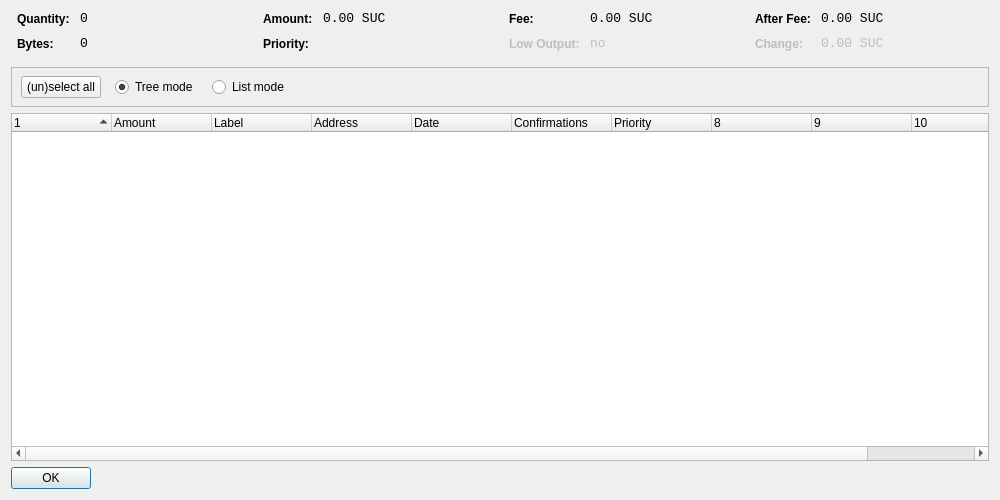
<?xml version="1.0" encoding="UTF-8"?>
<ui version="4.0">
 <class>CoinControlDialog</class>
 <widget class="QDialog" name="CoinControlDialog">
  <property name="geometry">
   <rect>
    <x>0</x>
    <y>0</y>
    <width>1000</width>
    <height>500</height>
   </rect>
  </property>
  <property name="windowTitle">
   <string>Coin Control</string>
  </property>
  <layout class="QVBoxLayout" name="verticalLayout">
   <item>
    <layout class="QHBoxLayout" name="horizontalLayoutTop" stretch="0,0,0,0">
     <property name="topMargin">
      <number>0</number>
     </property>
     <property name="bottomMargin">
      <number>10</number>
     </property>
     <item>
      <layout class="QFormLayout" name="formLayoutCoinControl1">
       <property name="horizontalSpacing">
        <number>10</number>
       </property>
       <property name="verticalSpacing">
        <number>10</number>
       </property>
       <property name="leftMargin">
        <number>6</number>
       </property>
       <property name="rightMargin">
        <number>6</number>
       </property>
       <item row="0" column="0">
        <widget class="QLabel" name="labelCoinControlQuantityText">
         <property name="styleSheet">
          <string notr="true">font-weight:bold;</string>
         </property>
         <property name="text">
          <string>Quantity:</string>
         </property>
        </widget>
       </item>
       <item row="0" column="1">
        <widget class="QLabel" name="labelCoinControlQuantity">
         <property name="font">
          <font>
           <family>Monospace</family>
           <pointsize>10</pointsize>
          </font>
         </property>
         <property name="cursor">
          <cursorShape>IBeamCursor</cursorShape>
         </property>
         <property name="contextMenuPolicy">
          <enum>Qt::ActionsContextMenu</enum>
         </property>
         <property name="text">
          <string notr="true">0</string>
         </property>
         <property name="textInteractionFlags">
          <set>Qt::LinksAccessibleByMouse|Qt::TextSelectableByKeyboard|Qt::TextSelectableByMouse</set>
         </property>
        </widget>
       </item>
       <item row="1" column="0">
        <widget class="QLabel" name="labelCoinControlBytesText">
         <property name="styleSheet">
          <string notr="true">font-weight:bold;</string>
         </property>
         <property name="text">
          <string>Bytes:</string>
         </property>
        </widget>
       </item>
       <item row="1" column="1">
        <widget class="QLabel" name="labelCoinControlBytes">
         <property name="font">
          <font>
           <family>Monospace</family>
           <pointsize>10</pointsize>
          </font>
         </property>
         <property name="cursor">
          <cursorShape>IBeamCursor</cursorShape>
         </property>
         <property name="contextMenuPolicy">
          <enum>Qt::ActionsContextMenu</enum>
         </property>
         <property name="text">
          <string notr="true">0</string>
         </property>
         <property name="textInteractionFlags">
          <set>Qt::LinksAccessibleByMouse|Qt::TextSelectableByKeyboard|Qt::TextSelectableByMouse</set>
         </property>
        </widget>
       </item>
      </layout>
     </item>
     <item>
      <layout class="QFormLayout" name="formLayoutCoinControl2">
       <property name="horizontalSpacing">
        <number>10</number>
       </property>
       <property name="verticalSpacing">
        <number>10</number>
       </property>
       <property name="leftMargin">
        <number>6</number>
       </property>
       <property name="rightMargin">
        <number>6</number>
       </property>
       <item row="0" column="0">
        <widget class="QLabel" name="labelCoinControlAmountText">
         <property name="styleSheet">
          <string notr="true">font-weight:bold;</string>
         </property>
         <property name="text">
          <string>Amount:</string>
         </property>
        </widget>
       </item>
       <item row="0" column="1">
        <widget class="QLabel" name="labelCoinControlAmount">
         <property name="font">
          <font>
           <family>Monospace</family>
           <pointsize>10</pointsize>
          </font>
         </property>
         <property name="cursor">
          <cursorShape>IBeamCursor</cursorShape>
         </property>
         <property name="contextMenuPolicy">
          <enum>Qt::ActionsContextMenu</enum>
         </property>
         <property name="text">
          <string notr="true">0.00 SUC</string>
         </property>
         <property name="textInteractionFlags">
          <set>Qt::LinksAccessibleByMouse|Qt::TextSelectableByKeyboard|Qt::TextSelectableByMouse</set>
         </property>
        </widget>
       </item>
       <item row="1" column="0">
        <widget class="QLabel" name="labelCoinControlPriorityText">
         <property name="styleSheet">
          <string notr="true">font-weight:bold;</string>
         </property>
         <property name="text">
          <string>Priority:</string>
         </property>
        </widget>
       </item>
       <item row="1" column="1">
        <widget class="QLabel" name="labelCoinControlPriority">
         <property name="font">
          <font>
           <family>Monospace</family>
           <pointsize>10</pointsize>
          </font>
         </property>
         <property name="cursor">
          <cursorShape>IBeamCursor</cursorShape>
         </property>
         <property name="contextMenuPolicy">
          <enum>Qt::ActionsContextMenu</enum>
         </property>
         <property name="text">
          <string/>
         </property>
         <property name="textInteractionFlags">
          <set>Qt::LinksAccessibleByMouse|Qt::TextSelectableByKeyboard|Qt::TextSelectableByMouse</set>
         </property>
        </widget>
       </item>
      </layout>
     </item>
     <item>
      <layout class="QFormLayout" name="formLayoutCoinControl3">
       <property name="horizontalSpacing">
        <number>10</number>
       </property>
       <property name="verticalSpacing">
        <number>10</number>
       </property>
       <property name="leftMargin">
        <number>6</number>
       </property>
       <property name="rightMargin">
        <number>6</number>
       </property>
       <item row="0" column="0">
        <widget class="QLabel" name="labelCoinControlFeeText">
         <property name="styleSheet">
          <string notr="true">font-weight:bold;</string>
         </property>
         <property name="text">
          <string>Fee:</string>
         </property>
        </widget>
       </item>
       <item row="0" column="1">
        <widget class="QLabel" name="labelCoinControlFee">
         <property name="font">
          <font>
           <family>Monospace</family>
           <pointsize>10</pointsize>
          </font>
         </property>
         <property name="cursor">
          <cursorShape>IBeamCursor</cursorShape>
         </property>
         <property name="contextMenuPolicy">
          <enum>Qt::ActionsContextMenu</enum>
         </property>
         <property name="text">
          <string notr="true">0.00 SUC</string>
         </property>
         <property name="textInteractionFlags">
          <set>Qt::LinksAccessibleByMouse|Qt::TextSelectableByKeyboard|Qt::TextSelectableByMouse</set>
         </property>
        </widget>
       </item>
       <item row="1" column="0">
        <widget class="QLabel" name="labelCoinControlLowOutputText">
         <property name="enabled">
          <bool>false</bool>
         </property>
         <property name="styleSheet">
          <string notr="true">font-weight:bold;</string>
         </property>
         <property name="text">
          <string>Low Output:</string>
         </property>
        </widget>
       </item>
       <item row="1" column="1">
        <widget class="QLabel" name="labelCoinControlLowOutput">
         <property name="enabled">
          <bool>false</bool>
         </property>
         <property name="font">
          <font>
           <family>Monospace</family>
           <pointsize>10</pointsize>
          </font>
         </property>
         <property name="cursor">
          <cursorShape>IBeamCursor</cursorShape>
         </property>
         <property name="contextMenuPolicy">
          <enum>Qt::ActionsContextMenu</enum>
         </property>
         <property name="text">
          <string notr="true">no</string>
         </property>
         <property name="textInteractionFlags">
          <set>Qt::LinksAccessibleByMouse|Qt::TextSelectableByKeyboard|Qt::TextSelectableByMouse</set>
         </property>
        </widget>
       </item>
      </layout>
     </item>
     <item>
      <layout class="QFormLayout" name="formLayoutCoinControl4">
       <property name="horizontalSpacing">
        <number>10</number>
       </property>
       <property name="verticalSpacing">
        <number>10</number>
       </property>
       <property name="leftMargin">
        <number>6</number>
       </property>
       <property name="rightMargin">
        <number>6</number>
       </property>
       <item row="0" column="0">
        <widget class="QLabel" name="labelCoinControlAfterFeeText">
         <property name="styleSheet">
          <string notr="true">font-weight:bold;</string>
         </property>
         <property name="text">
          <string>After Fee:</string>
         </property>
        </widget>
       </item>
       <item row="0" column="1">
        <widget class="QLabel" name="labelCoinControlAfterFee">
         <property name="font">
          <font>
           <family>Monospace</family>
           <pointsize>10</pointsize>
          </font>
         </property>
         <property name="cursor">
          <cursorShape>IBeamCursor</cursorShape>
         </property>
         <property name="contextMenuPolicy">
          <enum>Qt::ActionsContextMenu</enum>
         </property>
         <property name="text">
          <string notr="true">0.00 SUC</string>
         </property>
         <property name="textInteractionFlags">
          <set>Qt::LinksAccessibleByMouse|Qt::TextSelectableByKeyboard|Qt::TextSelectableByMouse</set>
         </property>
        </widget>
       </item>
       <item row="1" column="0">
        <widget class="QLabel" name="labelCoinControlChangeText">
         <property name="enabled">
          <bool>false</bool>
         </property>
         <property name="styleSheet">
          <string notr="true">font-weight:bold;</string>
         </property>
         <property name="text">
          <string>Change:</string>
         </property>
        </widget>
       </item>
       <item row="1" column="1">
        <widget class="QLabel" name="labelCoinControlChange">
         <property name="enabled">
          <bool>false</bool>
         </property>
         <property name="font">
          <font>
           <family>Monospace</family>
           <pointsize>10</pointsize>
          </font>
         </property>
         <property name="cursor">
          <cursorShape>IBeamCursor</cursorShape>
         </property>
         <property name="contextMenuPolicy">
          <enum>Qt::ActionsContextMenu</enum>
         </property>
         <property name="text">
          <string notr="true">0.00 SUC</string>
         </property>
         <property name="textInteractionFlags">
          <set>Qt::LinksAccessibleByMouse|Qt::TextSelectableByKeyboard|Qt::TextSelectableByMouse</set>
         </property>
        </widget>
       </item>
      </layout>
     </item>
    </layout>
   </item>
   <item>
    <widget class="QFrame" name="frame">
     <property name="minimumSize">
      <size>
       <width>0</width>
       <height>40</height>
      </size>
     </property>
     <property name="frameShape">
      <enum>QFrame::StyledPanel</enum>
     </property>
     <property name="frameShadow">
      <enum>QFrame::Sunken</enum>
     </property>
     <widget class="QWidget" name="horizontalLayoutWidget">
      <property name="geometry">
       <rect>
        <x>10</x>
        <y>0</y>
        <width>781</width>
        <height>41</height>
       </rect>
      </property>
      <layout class="QHBoxLayout" name="horizontalLayoutPanel" stretch="0,0,0,0,0">
       <property name="spacing">
        <number>14</number>
       </property>
       <item>
        <widget class="QPushButton" name="pushButtonSelectAll">
         <property name="sizePolicy">
          <sizepolicy hsizetype="Maximum" vsizetype="Fixed">
           <horstretch>0</horstretch>
           <verstretch>0</verstretch>
          </sizepolicy>
         </property>
         <property name="text">
          <string>(un)select all</string>
         </property>
        </widget>
       </item>
       <item>
        <widget class="QRadioButton" name="radioTreeMode">
         <property name="sizePolicy">
          <sizepolicy hsizetype="Maximum" vsizetype="Fixed">
           <horstretch>0</horstretch>
           <verstretch>0</verstretch>
          </sizepolicy>
         </property>
         <property name="text">
          <string>Tree mode</string>
         </property>
         <property name="checked">
          <bool>true</bool>
         </property>
        </widget>
       </item>
       <item>
        <widget class="QRadioButton" name="radioListMode">
         <property name="sizePolicy">
          <sizepolicy hsizetype="Maximum" vsizetype="Fixed">
           <horstretch>0</horstretch>
           <verstretch>0</verstretch>
          </sizepolicy>
         </property>
         <property name="text">
          <string>List mode</string>
         </property>
        </widget>
       </item>
       <item>
        <spacer name="horizontalSpacer">
         <property name="orientation">
          <enum>Qt::Horizontal</enum>
         </property>
         <property name="sizeHint" stdset="0">
          <size>
           <width>40</width>
           <height>20</height>
          </size>
         </property>
        </spacer>
       </item>
      </layout>
     </widget>
    </widget>
   </item>
   <item>
    <widget class="CoinControlTreeWidget" name="treeWidget">
     <property name="contextMenuPolicy">
      <enum>Qt::CustomContextMenu</enum>
     </property>
     <property name="sortingEnabled">
      <bool>false</bool>
     </property>
     <property name="columnCount">
      <number>11</number>
     </property>
     <attribute name="headerShowSortIndicator" stdset="0">
      <bool>true</bool>
     </attribute>
     <attribute name="headerStretchLastSection">
      <bool>false</bool>
     </attribute>
     <column>
      <property name="text">
       <string/>
      </property>
     </column>
     <column>
      <property name="text">
       <string>Amount</string>
      </property>
     </column>
     <column>
      <property name="text">
       <string>Label</string>
      </property>
     </column>
     <column>
      <property name="text">
       <string>Address</string>
      </property>
     </column>
     <column>
      <property name="text">
       <string>Date</string>
      </property>
     </column>
     <column>
      <property name="text">
       <string>Confirmations</string>
      </property>
      <property name="toolTip">
       <string>Confirmed</string>
      </property>
     </column>
     <column>
      <property name="text">
       <string>Priority</string>
      </property>
     </column>
     <column>
      <property name="text">
       <string/>
      </property>
     </column>
     <column>
      <property name="text">
       <string/>
      </property>
     </column>
     <column>
      <property name="text">
       <string/>
      </property>
     </column>
     <column>
      <property name="text">
       <string/>
      </property>
     </column>
    </widget>
   </item>
   <item>
    <widget class="QDialogButtonBox" name="buttonBox">
     <property name="sizePolicy">
      <sizepolicy hsizetype="Maximum" vsizetype="Fixed">
       <horstretch>0</horstretch>
       <verstretch>0</verstretch>
      </sizepolicy>
     </property>
     <property name="orientation">
      <enum>Qt::Horizontal</enum>
     </property>
     <property name="standardButtons">
      <set>QDialogButtonBox::Ok</set>
     </property>
    </widget>
   </item>
  </layout>
 </widget>
 <customwidgets>
  <customwidget>
   <class>CoinControlTreeWidget</class>
   <extends>QTreeWidget</extends>
   <header>coincontroltreewidget.h</header>
  </customwidget>
 </customwidgets>
 <resources/>
 <connections/>
</ui>
